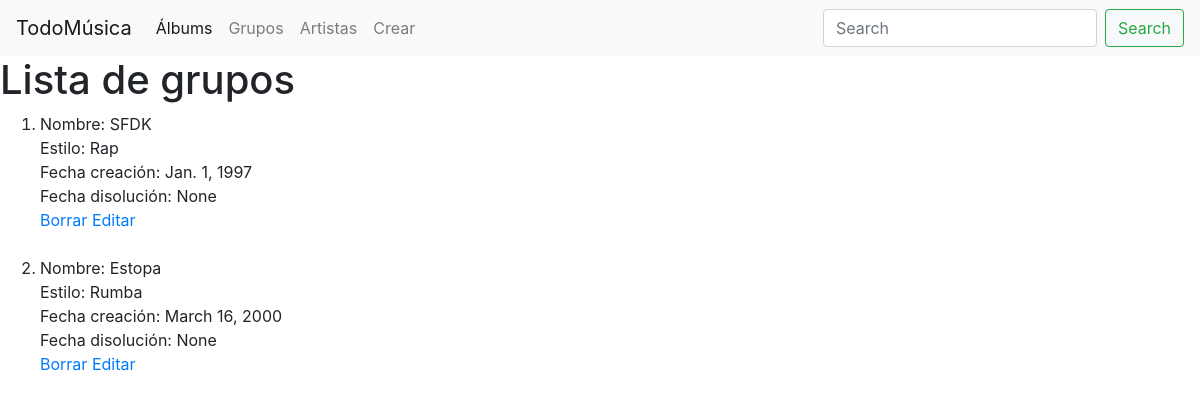
Page /grupos/ on the earlier database version.
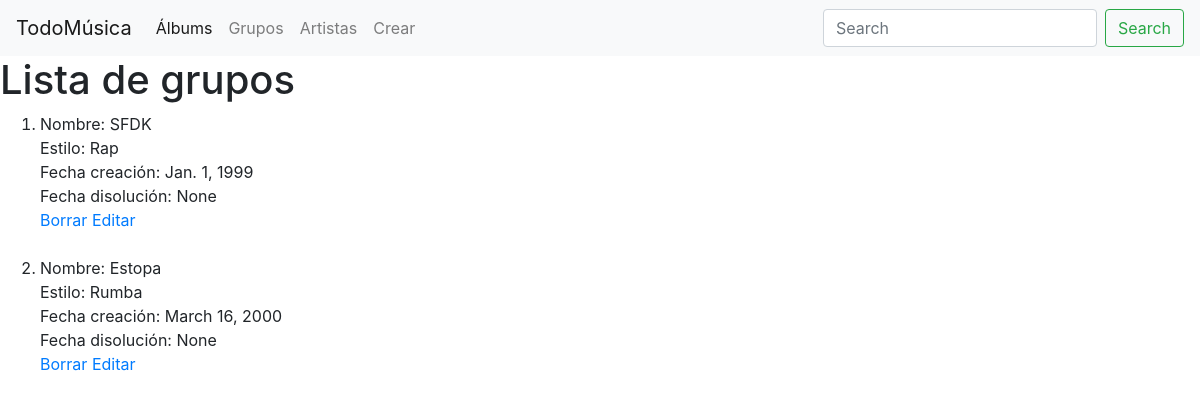
Same page on the later database version.
### miAplicacion/models.py (models this page shows)
class Grupo_Musical(models.Model):
    nombreGrupo = models.CharField(max_length=50, blank=False)
    estiloMusica = models.CharField(max_length=50)
    fecha_creacion = models.DateField(blank=False)
    fecha_disolucion = models.DateField(null=True, blank=True)

### miAplicacion/views.py (the view)
# urls.py: path('grupos/',gruposView,name='grupos'),
def gruposView(request):
    allgrupos = Grupo_Musical.objects.all()
    context = {'allgrupos': allgrupos}
    return render(request,"grupos.html",context)

### templates/grupos.html (shortened to what this page needs)
{% include "header.html" %}
<!DOCTYPE html>
<html lang="en">
<head>
</head>
<body>
     <h1>Lista de grupos</h1>
        <ol>
            {% for Grupo in allgrupos %}
            <li>Nombre: {{ Grupo.nombreGrupo}} <br>
                Estilo: {{ Grupo.estiloMusica }} <br>
                Fecha creación: {{ Grupo.fecha_creacion }} <br>
                Fecha disolución: {{ Grupo.fecha_disolucion }}</li>
                <a href="/borrarGrupo/{{Grupo.id}}">Borrar</a>
                <a href="/editarGrupo/{{Grupo.id}}">Editar</a>
        <br><br>
        {% endfor %}
        </ol>
</body>
</html>

Differences in the rows shown:
changed Grupo_Musical "SFDK": fecha_creacion "Jan. 1, 1997" → "Jan. 1, 1999"
